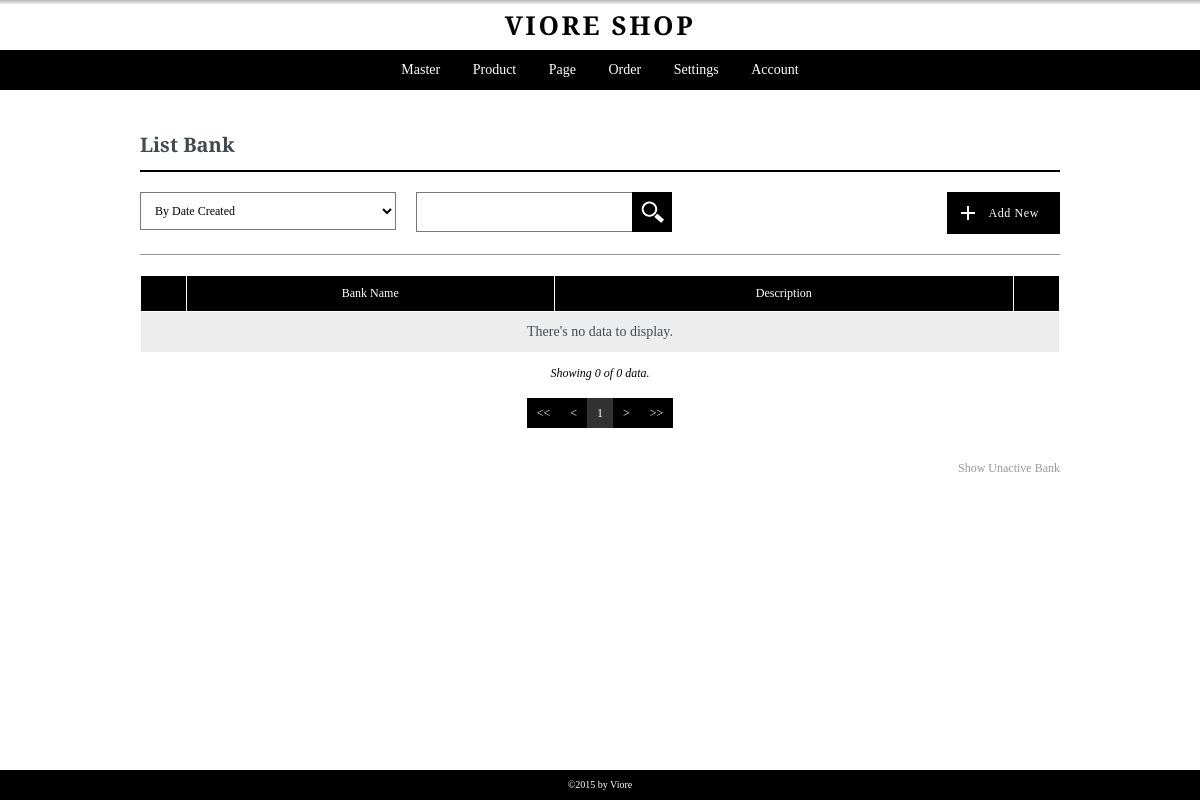
Before: /admin/pages/listbank.php (signed in) with the older database file.
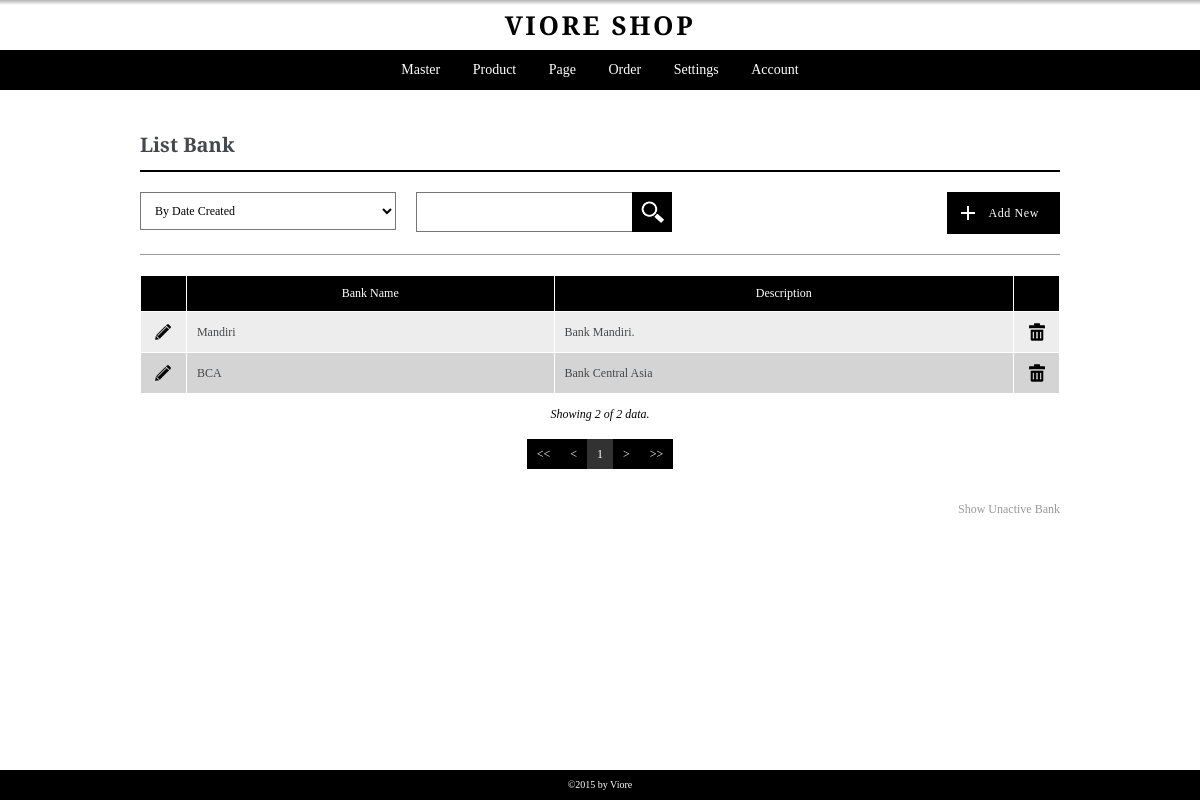
After: the same page with the newer database file.
### tables this page shows
CREATE TABLE `bank` (
  `id_bank` int(5) NOT NULL,
  `bank_name` varchar(50) NOT NULL,
  `bank_description` text NOT NULL,
  `user_create` int(5) NOT NULL,
  `user_edit` int(5) NOT NULL,
  `date_created` datetime NOT NULL,
  `date_edited` datetime NOT NULL,
  `active` int(1) NOT NULL
);

### admin/pages/getfieldname.php (called while the page is built, shortened)
<?php
if((substr($pagecall,0,4)=="edit")||(substr($pagecall,0,4)=="list")){
	$tabel = substr($pagecall, 4);
}
else {
	$tabel = substr($pagecall, 3);
}
$pageedit = "add".$tabel;
?>

### admin/pages/listbank.php (the view, shortened to what this page needs)
<?php
	include "header.php";
	$pagecall = "listbank";
	include "controller.php";
	include "getfieldname.php";
?>
<div class="container">
	<div class="content list listbank">
		<h3><?php echo ucwords("List ".$tabel); ?></h3>
		<?php
			include ("../pages/filter-box.php");
		?>
		<div class="data-table">
			<table border="1" cellpadding="0" cellspacing="0" width="100%">
				<colgroup>
					<col width="5%">
					<col width="40%">
					<col width="">
					<col width="5%">
				</colgroup>
				<thead>
					<tr>
						<th>&nbsp;</th>
						<th>Bank Name</th>
						<th>Description</th>
						<th>&nbsp;</th>
					</tr>
				</thead>
				<tbody>
					<?php
					$batas=20;
					if (empty($halaman))
					{
						$posisi=0;
					}
					else
					{
						$posisi=($halaman-1)*$batas;
					}
					$sql = "SELECT * FROM bank ";
					if(isset($_GET['discard'])){
						$sql .= "WHERE active=0 ";
					}
					else{
						$sql .= "WHERE active=1 ";
					}
					if ((isset($_POST['sortingchoice'])) AND ($_POST['sortingchoice']!="all"))
					{
						$sorting_opt = explode(":", $_POST['sortingchoice']);
						$sql .= "ORDER BY ".$sorting_opt[0]." ".$sorting_opt[1]." ";
					}
					else{
						$sql .= "ORDER BY date_created DESC ";
					}
					$sqlp = $sql."LIMIT $posisi,$batas";
					$result = mysql_query($sqlp);
					while ($row=mysql_fetch_array($result))
					{
						echo '<tr>';
						echo '	<td align="center">
									<a href="'.$pageedit.'.php?act=chg&id='.$row["id_bank"].'" class="link-opt"><img src="../images/icon-pencil.png" alt="Edit" title="Edit"></a>
								</td>
						';
						echo '	<td align="left">'.$row['bank_name'].'</td>';
						echo '	<td align="left">'.$row['bank_description'].'</td>';
						if(isset($_GET['discard'])){
							echo '	<td align="center">
									<a href="activate.php?id='.$row["id_bank"].'&pageorigin='.$pagecall.'" class="link-opt"><img src="../images/greenbutton.png" alt="Activate" title="Activate"></a>
								</td>
							';
						}
						else{
							echo '	<td align="center">
									<a href="deactive.php?id='.$row["id_bank"].'&pageorigin='.$pagecall.'" class="link-opt"><img src="../images/icon-trash.png" alt="Delete" title="Delete"></a>
								</td>
							';
						}
						echo '</tr>';
					}
					if(mysql_num_rows($result)<1){echo"<tr>
						<td colspan='10' align='center'>
							<p>There's no data to display.</p>
						</td>
					</tr>";}
					?>
				</tbody>
			</table>
		</div>
		<div class="data-show">
			<?php
				$jumlah = mysql_num_rows($result);
				$showing = $batas;
				if ($jumlah<$batas){$showing=$jumlah;}
				echo '<p>Showing '.$showing.' of '.$jumlah.' data.</p>';
			?>
		</div>
		<?php
		include ("../modules/paging.php");
		include ("../modules/showunactivelink.php");
		?>
	</div>
</div>
<?php
	include "footer.php";
?>

Changed rows visible on the page:
added bank: bank_name "Mandiri", bank_description "Bank Mandiri."
added bank: bank_name "BCA", bank_description "Bank Central Asia"
Other visible differences:
$showing: "0" → "2"
$jumlah: "0" → "2"
text no longer shown: "There's no data to display."
